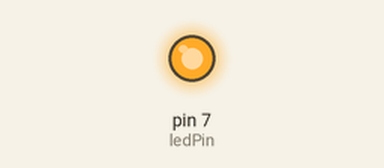
This sketch was run on a simulated Arduino Uno, built with avr-gcc and run on an emulated ATmega328P. Parts: output pins drawn as LEDs (lit = HIGH).

Above: at 0.5 s.
At 13.5 s:
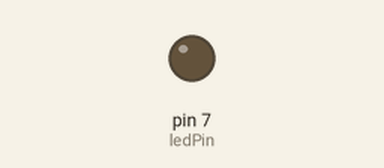
Timing chart, 0 to 18.6 s (numbered marks = the images above):
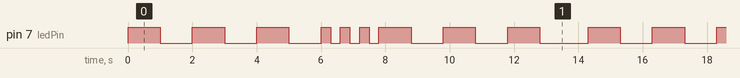

Measured:
- by itself, pin 7 (ledPin): repeats every 14.3 s: 2 × (LOW 1.0 s, HIGH 1.0 s), LOW 1.0 s, 3 × (HIGH 0.30 s, LOW 0.30 s), 2 × (HIGH 1.0 s, LOW 1.0 s), HIGH 1.0 s, LOW 1.5 s, HIGH 1.0 s
- by itself, everything shown: repeats every 14.3 s, in 18 steps

The sketch:

sketch_feb06a.ino
```cpp
int ledPin = 7; //定义数字10 接口

void setup()
{
pinMode(ledPin, OUTPUT);//定义小灯接口为输出接口
}

void loop() {
  while(1){
    digitalWrite(ledPin, HIGH);  //S
    delay(1000);
    digitalWrite(ledPin, LOW);
    delay(1000);
    digitalWrite(ledPin, HIGH);
    delay(1000);
    digitalWrite(ledPin, LOW);
    delay(1000);
    digitalWrite(ledPin, HIGH);
    delay(1000);
    digitalWrite(ledPin, LOW);
    delay(1000);
    digitalWrite(ledPin, HIGH);  //O
    delay(300);
    digitalWrite(ledPin, LOW);
    delay(300);
    digitalWrite(ledPin, HIGH);
    delay(300);
    digitalWrite(ledPin, LOW);
    delay(300);
    digitalWrite(ledPin, HIGH);
    delay(300);
    digitalWrite(ledPin, LOW);
    delay(300);
    digitalWrite(ledPin, HIGH);  //S
    delay(1000);
    digitalWrite(ledPin, LOW);
    delay(1000);
    digitalWrite(ledPin, HIGH);
    delay(1000);
    digitalWrite(ledPin, LOW);
    delay(1000);
    digitalWrite(ledPin, HIGH);
    delay(1000);
    digitalWrite(ledPin, LOW);
    delay(1500);

    }
}
```
